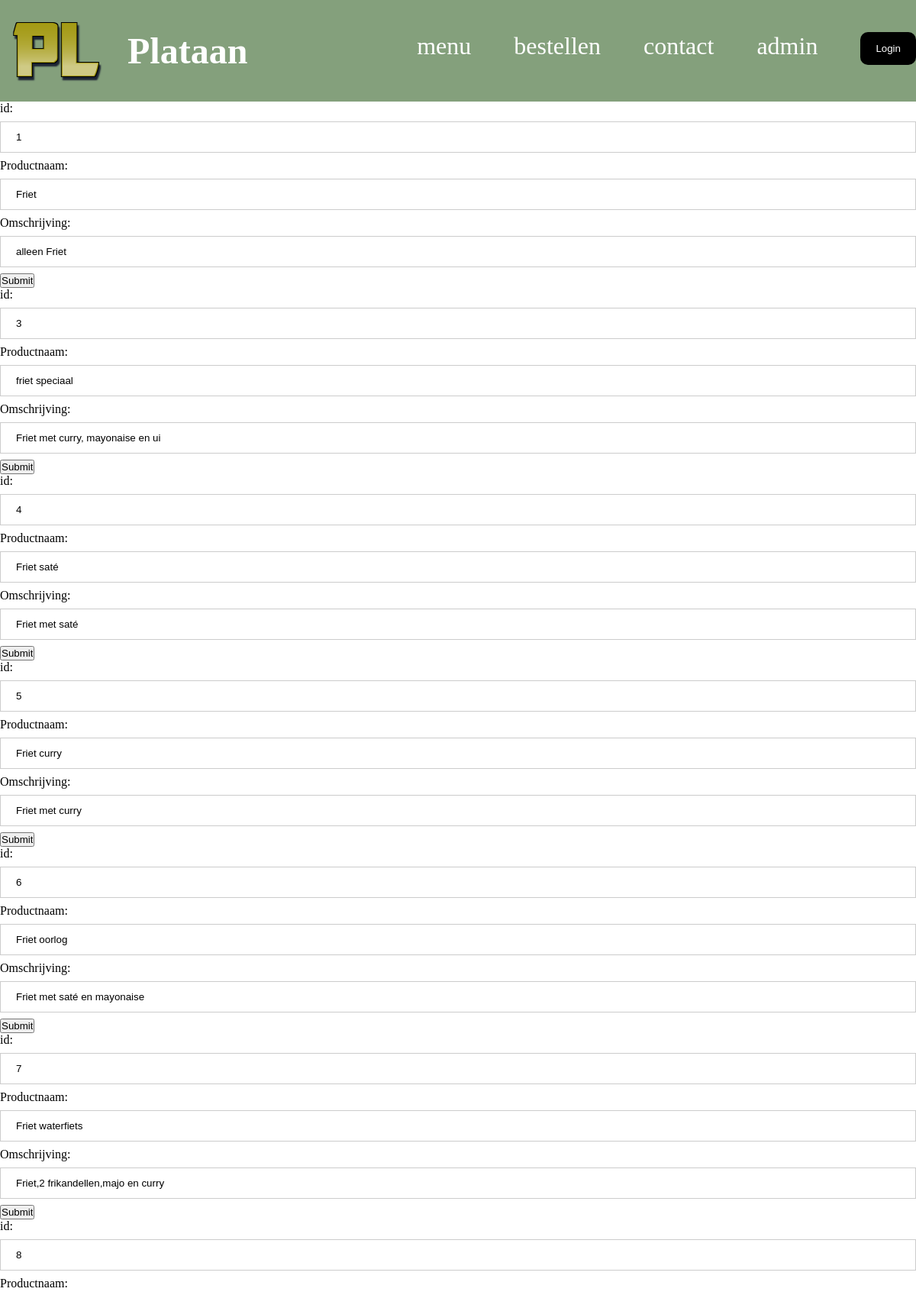
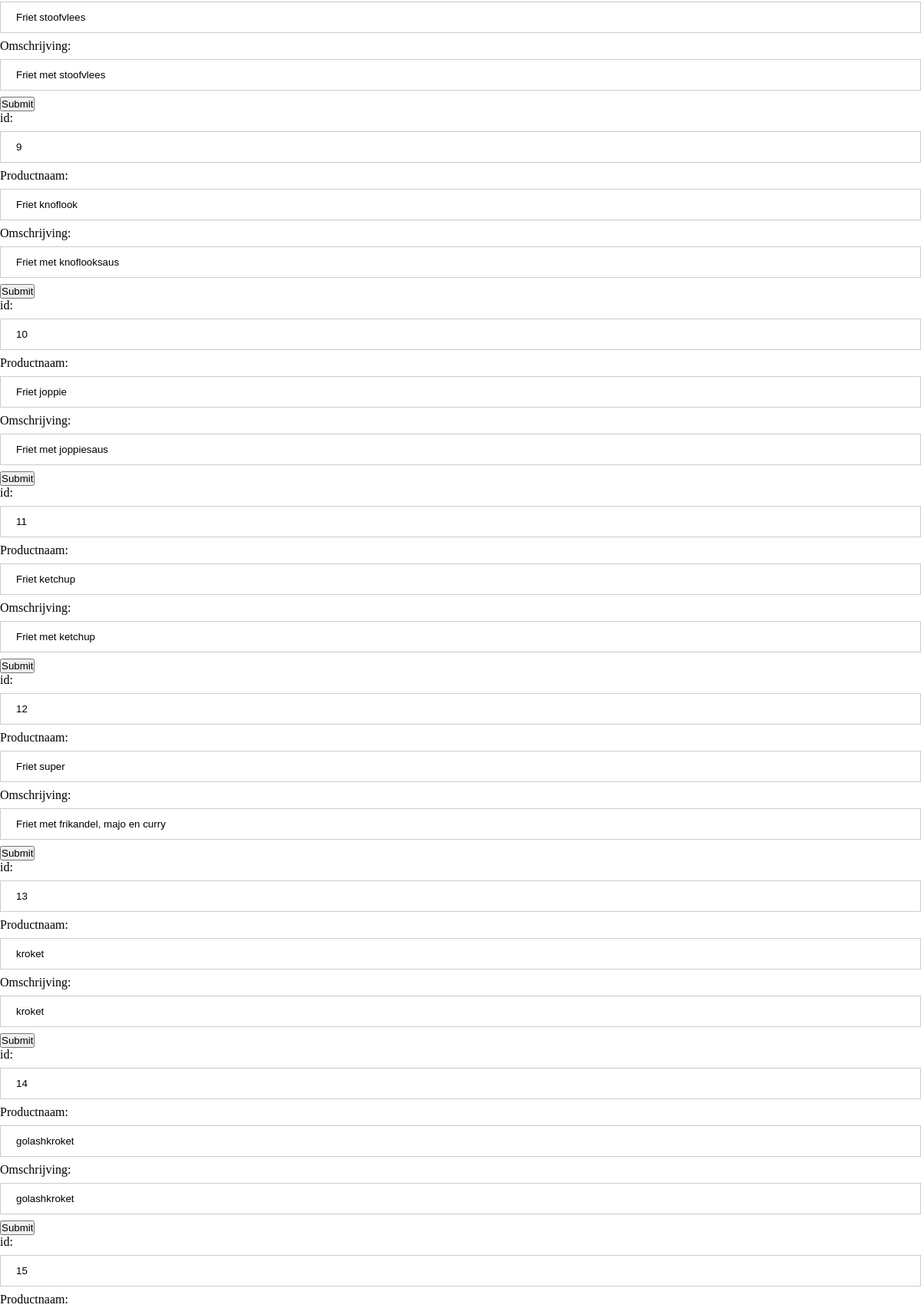
The page /updateproduct.php (upper part) on the database its author committed (2 pictures, top to bottom).
### tables this page shows
CREATE TABLE IF NOT EXISTS `producten` (
  `Id` int NOT NULL AUTO_INCREMENT,
  `Productnaam` varchar(255) NOT NULL,
  `Omschrijving` text NOT NULL,
  `Prijs` double NOT NULL,
  `img` varchar(255) DEFAULT NULL,
  `categorie` varchar(255) NOT NULL,
  PRIMARY KEY (`Id`)
);

### updateproduct.php (the view, shortened to what this page needs)
<!DOCTYPE html>
<html lang="en">
<head>
    <link rel="stylesheet" href="assets/css/style.css" type="text/css"/>
</head>
<?php
include('header.php')
?>
<?php
include('Connection.php');
$sql = "SELECT * FROM producten ";
$stmt = $conn->prepare($sql);
$stmt->execute();
$result = $stmt->fetchAll();
foreach ($result as $key => $value) {
    echo '<form action="databasecalls/updateproduct.php" method="post">';
    foreach ($value as $key1 => $value2) {
        if ($key1 == 'Id') {
            echo '<label>id:</label>';
            echo '<input readonly type="text" name="ind" value="' . $value2 . '"><br>';
        } elseif ($key1 == 'Productnaam') {
            echo '<label>Productnaam:</label>';
            echo '<input readonly type="text" name="productnaam" value="' . $value2 . '"><br>';
        } elseif ($key1 == 'Omschrijving') {
            echo '<label>Omschrijving:</label>';
            echo '<input type="text" name="omschrijving" value="' . $value2 . '"><br>';
        }
    }
    echo '<input type="submit">';
    echo '</form>';
}
?>
<body>
</body>
</html>

### assets/css/style.css (style rules this page uses)
* { margin: 0px; padding: 0px; }
input[type=text], input[type=password] { width: 100%; padding: 12px 20px; margin: 8px 0; display: inline-block; border: 1px solid #ccc; box-sizing: border-box; }

### rows shown on the page
producten: ind "1", productnaam "Friet", omschrijving "alleen Friet"
producten: ind "3", productnaam "friet speciaal", omschrijving "Friet met curry, mayonaise en ui"
producten: ind "4", productnaam "Friet saté", omschrijving "Friet met saté"
producten: ind "5", productnaam "Friet curry", omschrijving "Friet met curry"
producten: ind "6", productnaam "Friet oorlog", omschrijving "Friet met saté en mayonaise"
producten: ind "7", productnaam "Friet waterfiets", omschrijving "Friet,2 frikandellen,majo en curry"
producten: ind "8", productnaam "Friet stoofvlees", omschrijving "Friet met stoofvlees"
producten: ind "9", productnaam "Friet knoflook", omschrijving "Friet met knoflooksaus"
producten: ind "10", productnaam "Friet joppie", omschrijving "Friet met joppiesaus"
producten: ind "11", productnaam "Friet ketchup", omschrijving "Friet met ketchup"
producten: ind "12", productnaam "Friet super", omschrijving "Friet met frikandel, majo en curry"
producten: ind "13", productnaam "kroket", omschrijving "kroket"
producten: ind "14", productnaam "golashkroket", omschrijving "golashkroket"
producten: ind "15"
